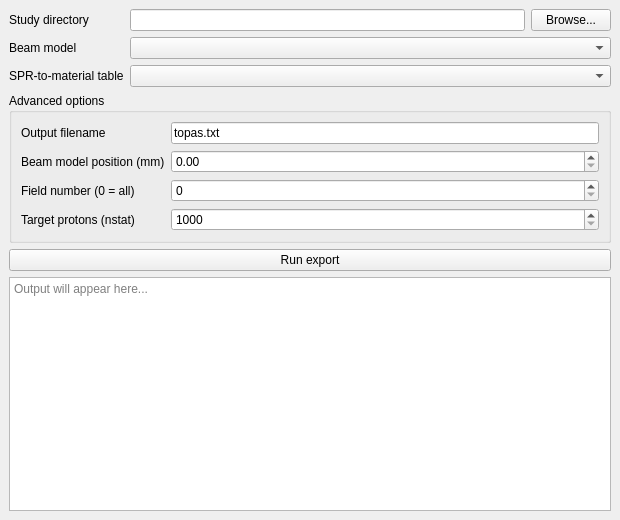
<?xml version="1.0" encoding="UTF-8"?>
<ui version="4.0">
 <class>MainWindow</class>
 <widget class="QMainWindow" name="MainWindow">
  <property name="geometry">
   <rect>
    <x>0</x>
    <y>0</y>
    <width>620</width>
    <height>520</height>
   </rect>
  </property>
  <property name="windowTitle">
   <string>DICOM Export</string>
  </property>
  <widget class="QWidget" name="centralwidget">
   <layout class="QVBoxLayout" name="verticalLayout">
    <property name="leftMargin"><number>9</number></property>
    <property name="rightMargin"><number>9</number></property>
    <property name="topMargin"><number>9</number></property>
    <property name="bottomMargin"><number>9</number></property>

    <!-- Required inputs -->
    <item>
     <layout class="QFormLayout" name="formLayout">

      <item row="0" column="0">
       <widget class="QLabel" name="label_study_dir">
        <property name="text"><string>Study directory</string></property>
       </widget>
      </item>
      <item row="0" column="1">
       <layout class="QHBoxLayout">
        <item><widget class="QLineEdit" name="study_dir"/></item>
        <item>
         <widget class="QPushButton" name="btn_study_dir">
          <property name="text"><string>Browse...</string></property>
         </widget>
        </item>
       </layout>
      </item>

      <item row="1" column="0">
       <widget class="QLabel" name="label_beam_model">
        <property name="text"><string>Beam model</string></property>
       </widget>
      </item>
      <item row="1" column="1">
       <widget class="QComboBox" name="beam_model">
        <property name="maximumWidth"><number>300</number></property>
       </widget>
      </item>

      <item row="2" column="0">
       <widget class="QLabel" name="label_spr_table">
        <property name="text"><string>SPR-to-material table</string></property>
       </widget>
      </item>
      <item row="2" column="1">
       <widget class="QComboBox" name="spr_table">
        <property name="maximumWidth"><number>300</number></property>
       </widget>
      </item>

     </layout>
    </item>

    <!-- Advanced options -->
    <item>
     <widget class="QGroupBox" name="groupBox_advanced">
      <property name="title"><string>Advanced options</string></property>
      <layout class="QFormLayout" name="formLayout_advanced">

       <item row="0" column="0">
        <widget class="QLabel"><property name="text"><string>Output filename</string></property></widget>
       </item>
       <item row="0" column="1">
        <widget class="QLineEdit" name="output_base">
         <property name="text"><string>topas.txt</string></property>
        </widget>
       </item>

       <item row="1" column="0">
        <widget class="QLabel"><property name="text"><string>Beam model position (mm)</string></property></widget>
       </item>
       <item row="1" column="1">
        <widget class="QDoubleSpinBox" name="bm_position">
         <property name="minimum"><double>0.0</double></property>
         <property name="maximum"><double>9999.0</double></property>
         <property name="singleStep"><double>10.0</double></property>
        </widget>
       </item>

       <item row="2" column="0">
        <widget class="QLabel"><property name="text"><string>Field number (0 = all)</string></property></widget>
       </item>
       <item row="2" column="1">
        <widget class="QSpinBox" name="field_nr">
         <property name="minimum"><number>0</number></property>
         <property name="maximum"><number>99</number></property>
        </widget>
       </item>

       <item row="3" column="0">
        <widget class="QLabel"><property name="text"><string>Target protons (nstat)</string></property></widget>
       </item>
       <item row="3" column="1">
        <widget class="QSpinBox" name="nstat">
         <property name="minimum"><number>1000</number></property>
         <property name="maximum"><number>999999999</number></property>
         <property name="singleStep"><number>100000</number></property>
        </widget>
       </item>

      </layout>
     </widget>
    </item>

    <!-- Run button -->
    <item>
     <widget class="QPushButton" name="btn_run">
      <property name="text"><string>Run export</string></property>
     </widget>
    </item>

    <!-- Log output -->
    <item>
     <widget class="QTextEdit" name="log_output">
      <property name="readOnly"><bool>true</bool></property>
      <property name="placeholderText"><string>Output will appear here...</string></property>
     </widget>
    </item>

   </layout>
  </widget>
 </widget>
</ui>
